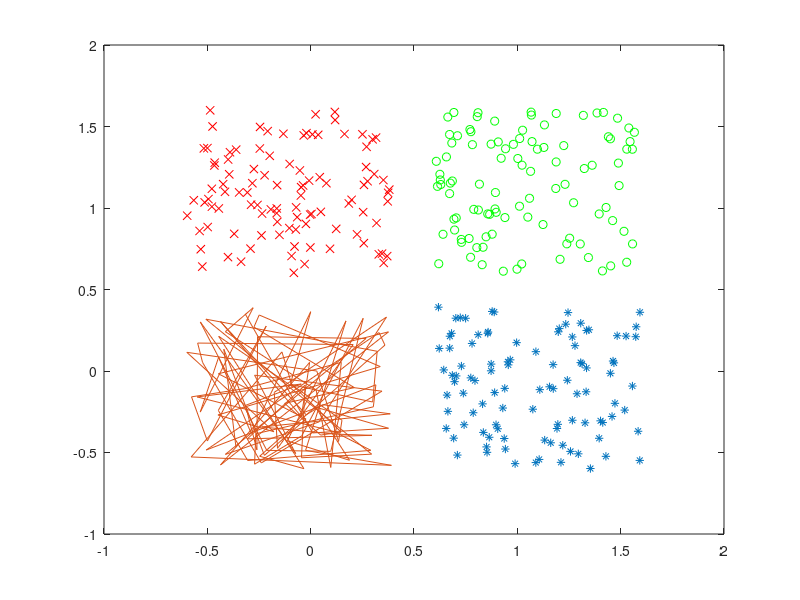

This figure's MATLAB source: (Note: this script raises an error after producing the figure.)
%this file allows four different classifications of randomly generated data
% 8.11.2018
% Musa Tugrul Yılmaz

clc
clear all
close all

K=100;  %samples
q=0.6;  %value of offset

A=[rand(1,K)-q;rand(1,K)+q];
B=[rand(1,K)+q;rand(1,K)+q];
C=[rand(1,K)+q;rand(1,K)-q];
D=[rand(1,K)-q;rand(1,K)-q];
figure,plot(A(1,:),A(2,:),'rx')
hold on
plot(B(1,:),B(2,:),'go')
plot(C(1,:),C(2,:),'*')
plot(D(1,:),D(2,:),'-')

P=[A B C D];

T=[ones(1,100) ones(1,100)*.2 ones(1,100).*3 ones(1,100).*4];

net=feedforwardnet([10 10]);
net.divideParam.trainRatio=0.8;
net.divideParam.valRatio=0.1;
net.divideParam.testRatio=0.1;

nettrainParam.Goal=10^-6;

[net,tr,Y,E]=train(net,P,T);

%span=-1:0.025:2;
%[P1,P2]=meshgrid(span,span);
%[P3 P4]=meshgrid(span,span);
%PP=[P1(:) P2(:) P3(:) P4(:)]';
%aa=net(PP);

span=-1:0.025:2;
[P1,P2]=meshgrid(span,span);

PP=[P1(:) P2(:)]';
aa=net(PP);
surf(P1,P2,reshape(aa,length(span),length(span))-5)
colormap hot
